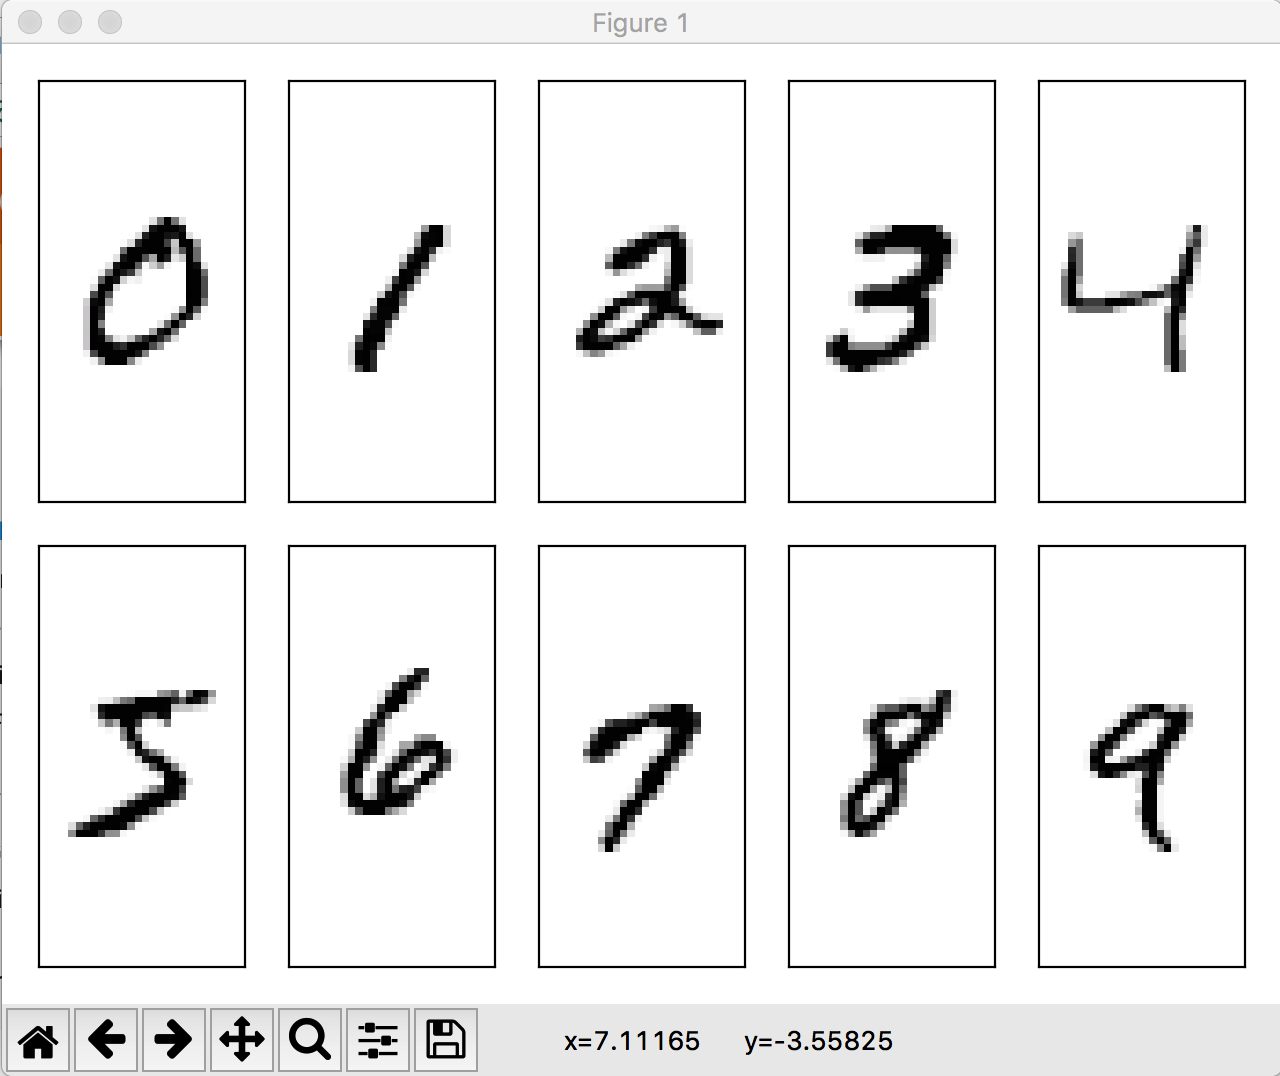

The Python source for this figure:
#!/usr/bin/env python


import matplotlib.pyplot as plt
import os
import struct
import numpy as np

def load_mnist(path, kind='train'):
    """Load MNIST data from `path`"""
    labels_path = os.path.join(path,
                               '%s-labels-idx1-ubyte'
                               % kind)
    images_path = os.path.join(path,
                               '%s-images-idx3-ubyte'
                               % kind)
    with open(labels_path, 'rb') as lbpath:
        magic, n = struct.unpack('>II',
                                 lbpath.read(8))
        labels = np.fromfile(lbpath,
                             dtype=np.uint8)
        print(len(labels))

    with open(images_path, 'rb') as imgpath:
        magic, num, rows, cols = struct.unpack('>IIII',
                                               imgpath.read(16))
        images = np.fromfile(imgpath,
                             dtype=np.uint8).reshape(len(labels), 784)

    return images, labels


if __name__ == "__main__":
    X_train, y_train = load_mnist('/tmp/tensorflow/mnist/input_data')
    fig, ax = plt.subplots(
        nrows=2,
        ncols=5,
        sharex=True,
        sharey=True, )

    print(X_train)
    print('------')
    print(y_train)

    ax = ax.flatten()
    for i in range(10):
        print(y_train == i)
        img = X_train[y_train == i][0].reshape(28, 28)
        ax[i].imshow(img, cmap='Greys', interpolation='nearest')

    ax[0].set_xticks([])
    ax[0].set_yticks([])
    plt.tight_layout()
    plt.show()
